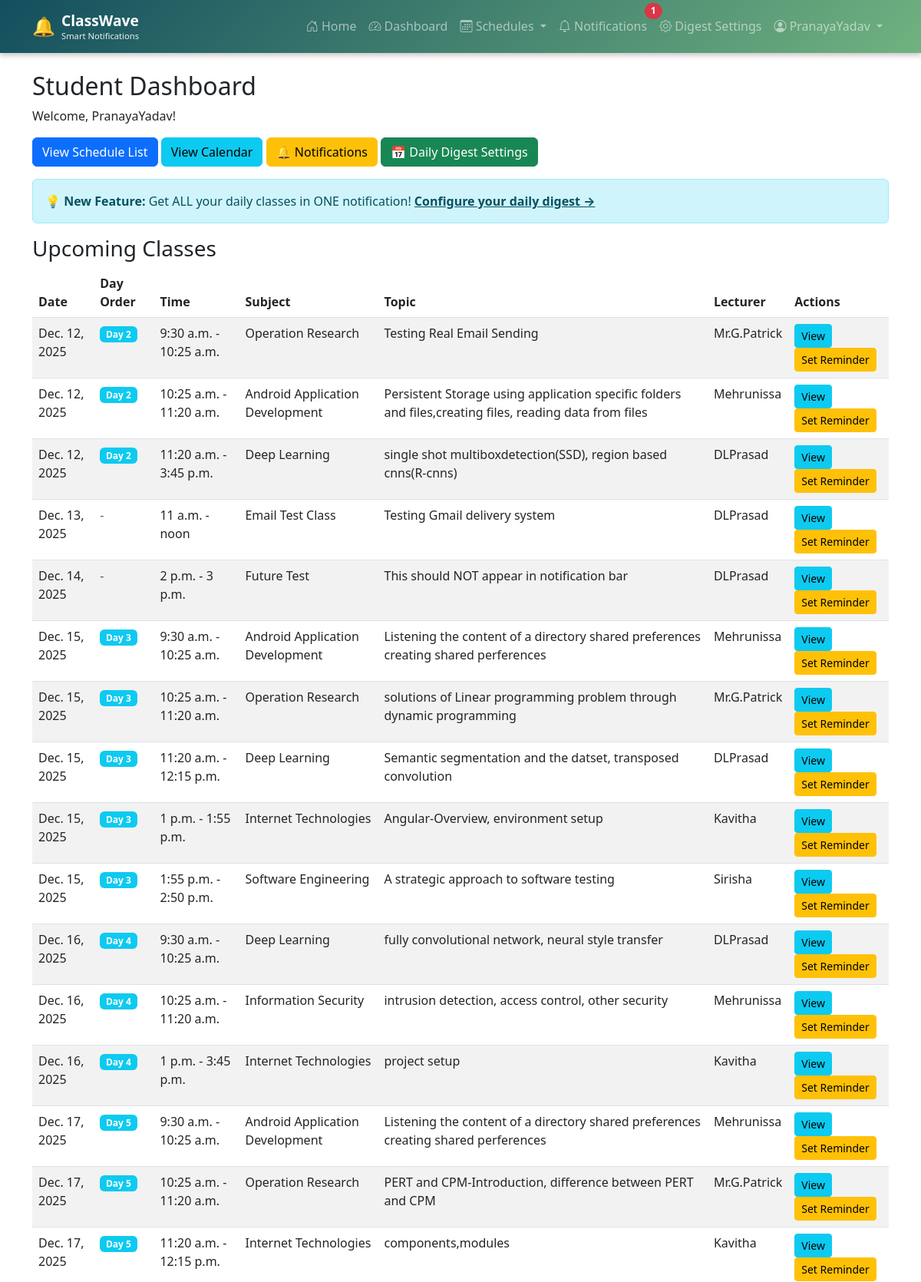
The app's page /schedules/student/ (signed in, upper part) with its own data.
### accounts/models.py (models this page shows, shortened)
class User(AbstractUser):
    USER_TYPE_CHOICES = (
        ('student', 'Student'),
        ('lecturer', 'Lecturer'),
    )
    user_type = models.CharField(max_length=10, choices=USER_TYPE_CHOICES)
    email = models.EmailField(unique=True)
    phone = models.CharField(max_length=15, blank=True, null=True)

### schedules/models.py (models this page shows, shortened)
class Schedule(models.Model):
    DAY_ORDER_CHOICES = (
        ('1', 'Day 1'),
        ('2', 'Day 2'),
        ('3', 'Day 3'),
        ('4', 'Day 4'),
        ('5', 'Day 5'),
        ('6', 'Day 6'),
    )
    subject_name = models.CharField(max_length=200)
    topic = models.CharField(max_length=300)
    lecturer = models.ForeignKey(User, on_delete=models.CASCADE, related_name='schedules')
    department = models.CharField(max_length=100, blank=True, null=True, help_text="Department for this schedule")
    day_order = models.CharField(max_length=1, choices=DAY_ORDER_CHOICES, blank=True, null=True, help_text="Day order (Day 1, Day 2, etc.)")
    date = models.DateField()
    start_time = models.TimeField()
    end_time = models.TimeField()
    batch = models.CharField(max_length=50, blank=True, null=True)
    students = models.ManyToManyField(User, related_name='assigned_schedules', blank=True)
    created_at = models.DateTimeField(auto_now_add=True)
    updated_at = models.DateTimeField(auto_now=True)
    class Meta:
        ordering = ['date', 'start_time']

### schedules/views.py (the view)
# urls.py: path('student/', views.student_dashboard, name='student_dashboard'),
@login_required
def student_dashboard(request):
    if request.user.user_type != 'student' and not request.user.is_superuser:
        return redirect('lecturer_dashboard')
    if request.user.user_type == 'student':
        from datetime import date
        from django.utils import timezone
        from reminders.models import Reminder
        from reminders.tasks import create_daily_digest_for_student
        today = date.today()
        try:
            todays_digest = Reminder.objects.filter(
                student=request.user,
                reminder_type='daily_digest',
                digest_date=today
            ).first()
            if not todays_digest:
                digest = create_daily_digest_for_student(request.user.id, today)
                if digest:
                    pass
        except Exception:
            pass  # Continue if auto-generation fails
    if request.user.is_superuser:
        schedules = Schedule.objects.all().order_by('date', 'start_time')
        department = "Admin - All Departments"
    else:
        schedules = Schedule.objects.filter(students=request.user).order_by('date', 'start_time')
        try:
            student_profile = request.user.student_profile
            department = student_profile.department
        except:
            department = None
    context = {
        'schedules': schedules,
        'department': department,
    }
    return render(request, 'schedules/student_dashboard.html', context)

### reminders/tasks.py (called while the page is built, shortened)
def create_daily_digest_for_student(student_id, target_date):
    from datetime import datetime, time, timedelta, date
    from .models import Reminder, DailyDigestPreference
    try:
        today = date.today()
        if target_date > today + timedelta(days=1):
            print(f"Warning: Skipping digest creation for {target_date} (too far in future)")
            return None
        student = User.objects.get(id=student_id)
        schedules = Schedule.objects.filter(
            students=student,
            date=target_date
        ).order_by('start_time')
        if not schedules.exists():
            return None  # No classes today
    except User.DoesNotExist:
        print(f"Error: Student {student_id} not found")
        return None

### templates/schedules/student_dashboard.html (shortened to what this page needs)
{% extends 'base.html' %}
{% block content %}
<div class="row">
    <div class="col-md-12">
        <h2>Student Dashboard</h2>
        <p>Welcome, {{ user.username }}!</p>
        <div class="mb-3">
            <a href="{% url 'schedule_list' %}" class="btn btn-primary">View Schedule List</a>
            <a href="{% url 'schedule_calendar' %}" class="btn btn-info">View Calendar</a>
            <a href="{% url 'notifications' %}" class="btn btn-warning">🔔 Notifications</a>
            <a href="{% url 'digest_preferences' %}" class="btn btn-success">📅 Daily Digest Settings</a>
        </div>
        <div class="alert alert-info">
            <strong>💡 New Feature:</strong> Get ALL your daily classes in ONE notification!
            <a href="{% url 'digest_preferences' %}" class="alert-link">Configure your daily digest →</a>
        </div>
        <h3>Upcoming Classes</h3>
        {% if schedules %}
            <div class="table-responsive">
                <table class="table table-striped">
                    <thead>
                        <tr>
                            <th>Date</th>
                            <th>Day Order</th>
                            <th>Time</th>
                            <th>Subject</th>
                            <th>Topic</th>
                            <th>Lecturer</th>
                            <th>Actions</th>
                        </tr>
                    </thead>
                    <tbody>
                        {% for schedule in schedules %}
                            <tr>
                                <td>{{ schedule.date }}</td>
                                <td>
                                    {% if schedule.day_order %}
                                        <span class="badge bg-info">Day {{ schedule.day_order }}</span>
                                    {% else %}
                                        <span class="text-muted">-</span>
                                    {% endif %}
                                </td>
                                <td>{{ schedule.start_time }} - {{ schedule.end_time }}</td>
                                <td>{{ schedule.subject_name }}</td>
                                <td>{{ schedule.topic }}</td>
                                <td>{{ schedule.lecturer.get_full_name|default:schedule.lecturer.username }}</td>
                                <td>
                                    <a href="{% url 'schedule_detail' schedule.id %}" class="btn btn-sm btn-info">View</a>
                                    <a href="{% url 'set_reminder' schedule.id %}" class="btn btn-sm btn-warning">Set Reminder</a>
                                </td>
                            </tr>
                        {% endfor %}
                    </tbody>
                </table>
            </div>
        {% else %}
            <p class="alert alert-info">No schedules assigned yet.</p>
        {% endif %}
    </div>
</div>
{% endblock %}

### templates/base.html (shortened to what this page needs)
<!DOCTYPE html>
<html lang="en">
<head>
    <link href="https://cdn.jsdelivr.net/npm/bootstrap@5.3.0/dist/css/bootstrap.min.css" rel="stylesheet">
    <link rel="stylesheet" href="https://cdn.jsdelivr.net/npm/bootstrap-icons@1.11.0/font/bootstrap-icons.css">
</head>
<body>
    <nav class="navbar navbar-expand-lg navbar-dark" style="background: linear-gradient(135deg, #134E5E 0%, #71B280 100%); box-shadow: 0 4px 6px rgba(0,0,0,0.2);">
        <div class="container">
            <a class="navbar-brand d-flex align-items-center" href="{% url 'home' %}">
                <span class="me-2" style="font-size: 1.5rem;">🔔</span>
                <div class="d-flex flex-column">
                    <span class="fw-bold" style="font-size: 1.2rem;">ClassWave</span>
                    <small style="font-size: 0.7rem; opacity: 0.9; margin-top: -3px;">Smart Notifications</small>
                </div>
            </a>
            <div class="collapse navbar-collapse" id="navbarNav">
                <ul class="navbar-nav ms-auto">
                    <li class="nav-item">
                        <a class="nav-link" href="{% url 'home' %}">
                            <i class="bi bi-house-door"></i> Home
                        </a>
                    </li>
                    {% if user.is_authenticated %}
                        <li class="nav-item">
                            <a class="nav-link" href="{% url 'dashboard' %}">
                                <i class="bi bi-speedometer2"></i> Dashboard
                            </a>
                        </li>
                        <li class="nav-item dropdown">
                            <a class="nav-link dropdown-toggle" href="#" role="button" data-bs-toggle="dropdown">
                                <i class="bi bi-calendar3"></i> Schedules
                            </a>
                        </li>
                        {% if user.user_type == 'student' %}
                        <li class="nav-item">
                            <a class="nav-link position-relative" href="{% url 'notifications' %}">
                                <i class="bi bi-bell"></i> Notifications
                                <span class="position-absolute top-0 start-100 translate-middle badge rounded-pill bg-danger" id="notification-badge" style="display: none;">
                                </span>
                            </a>
                        </li>
                        <li class="nav-item">
                            <a class="nav-link" href="{% url 'digest_preferences' %}">
                                <i class="bi bi-gear"></i> Digest Settings
                            </a>
                        </li>
                        {% endif %}
                        <li class="nav-item dropdown">
                            <a class="nav-link dropdown-toggle" href="#" role="button" data-bs-toggle="dropdown">
                                <i class="bi bi-person-circle"></i> {{ user.username }}
                            </a>
                        </li>
                    {% endif %}
                </ul>
            </div>
        </div>
    </nav>
    <div class="container mt-4">
        {% block content %}{% endblock %}
    </div>
</body>
</html>

### records on screen
User: username "PranayaYadav"
Schedule: date "Dec. 12, 2025", day_order "2", start_time "9:30 a.m.", end_time "10:25 a.m.", subject_name "Operation Research", topic "Testing Real Email Sending", lecturer.get_full_name "Mr.G.Patrick"
Schedule: date "Dec. 12, 2025", day_order "2", start_time "10:25 a.m.", end_time "11:20 a.m.", subject_name "Android Application Development", topic "Persistent Storage using application specific folders and files,creating files, reading data from files", lecturer.get_full_name "Mehrunissa"
Schedule: date "Dec. 12, 2025", day_order "2", start_time "11:20 a.m.", end_time "3:45 p.m.", subject_name "Deep Learning", topic "single shot multiboxdetection(SSD), region based cnns(R-cnns)", lecturer.get_full_name "DLPrasad"
Schedule: date "Dec. 13, 2025", start_time "11 a.m.", end_time "noon", subject_name "Email Test Class", topic "Testing Gmail delivery system", lecturer.get_full_name "DLPrasad"
Schedule: date "Dec. 14, 2025", start_time "2 p.m.", end_time "3 p.m.", subject_name "Future Test", topic "This should NOT appear in notification bar", lecturer.get_full_name "DLPrasad"
Schedule: date "Dec. 15, 2025", day_order "3", start_time "9:30 a.m.", end_time "10:25 a.m.", subject_name "Android Application Development", topic "Listening the content of a directory shared preferences creating shared perferences", lecturer.get_full_name "Mehrunissa"
Schedule: date "Dec. 15, 2025", day_order "3", start_time "10:25 a.m.", end_time "11:20 a.m.", subject_name "Operation Research", topic "solutions of Linear programming problem through dynamic programming", lecturer.get_full_name "Mr.G.Patrick"
Schedule: date "Dec. 15, 2025", day_order "3", start_time "11:20 a.m.", end_time "12:15 p.m.", subject_name "Deep Learning", topic "Semantic segmentation and the datset, transposed convolution", lecturer.get_full_name "DLPrasad"
Schedule: date "Dec. 15, 2025", day_order "3", start_time "1 p.m.", end_time "1:55 p.m.", subject_name "Internet Technologies", topic "Angular-Overview, environment setup", lecturer.get_full_name "Kavitha"
Schedule: date "Dec. 15, 2025", day_order "3", start_time "1:55 p.m.", end_time "2:50 p.m.", subject_name "Software Engineering", topic "A strategic approach to software testing", lecturer.get_full_name "Sirisha"
Schedule: date "Dec. 16, 2025", day_order "4", start_time "9:30 a.m.", end_time "10:25 a.m.", subject_name "Deep Learning", topic "fully convolutional network, neural style transfer", lecturer.get_full_name "DLPrasad"
Schedule: date "Dec. 16, 2025", day_order "4", start_time "10:25 a.m.", end_time "11:20 a.m.", subject_name "Information Security", topic "intrusion detection, access control, other security", lecturer.get_full_name "Mehrunissa"
Schedule: date "Dec. 16, 2025", day_order "4", start_time "1 p.m.", end_time "3:45 p.m.", subject_name "Internet Technologies", topic "project setup", lecturer.get_full_name "Kavitha"
Schedule: date "Dec. 17, 2025", day_order "5", start_time "9:30 a.m.", end_time "10:25 a.m.", subject_name "Android Application Development", topic "Listening the content of a directory shared preferences creating shared perferences", lecturer.get_full_name "Mehrunissa"
Schedule: date "Dec. 17, 2025", day_order "5", start_time "10:25 a.m.", end_time "11:20 a.m.", subject_name "Operation Research", topic "PERT and CPM-Introduction, difference between PERT and CPM", lecturer.get_full_name "Mr.G.Patrick"
Schedule: date "Dec. 17, 2025", day_order "5", start_time "11:20 a.m.", end_time "12:15 p.m.", subject_name "Internet Technologies", topic "components,modules", lecturer.get_full_name "Kavitha"
